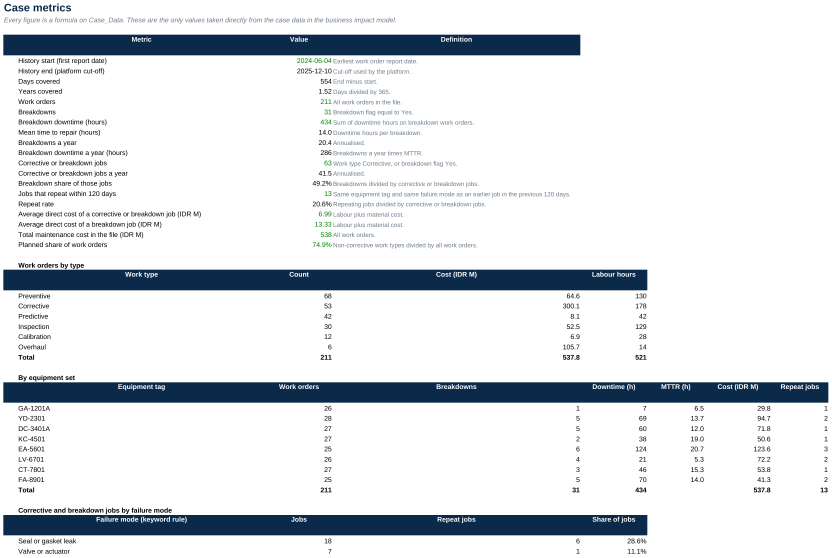
#> input picture finance/img/xf_casemetrics.png, 2495 x 1672 px, given in place of xf_summary.png, which was not available (shown at 1/3 size)
$ python xl_shots.py img/xf_casemetrics.png
#> lines starting #> are read from the running program, lines starting #| are printed output that depends on the picture
"""Excel screenshots for the report: LibreOffice renders the workbook, pages are cropped to the figures used in the report."""
import os, subprocess, sys
from pypdf import PdfReader
from PIL import Image, ImageChops
HERE = os.path.dirname(os.path.abspath(__file__)); TMP = "/tmp/claude-0/t/xl2"; os.makedirs(TMP, exist_ok=True)
XLSX = os.path.join(HERE, "Business_Impact_Financial_Model.xlsx"); IMG = os.path.join(HERE, "img")
def main():
    for f in os.listdir(TMP): os.remove(os.path.join(TMP, f))
    subprocess.run(["soffice", "-env:UserInstallation=file:///tmp/claude-0/t/lo_profile3", "--headless", "--convert-to", "pdf", "--outdir", TMP, XLSX], check=True, capture_output=True, timeout=300)
#> (this line was passed over: subprocess is not available in this run)
#> (the call stopped at in main, `pdf = os.path.join(TMP, "Business_Impact_Financial_Model.pdf"); r = Pd..`: pypdf is not available in this run)
    pdf = os.path.join(TMP, "Business_Impact_Financial_Model.pdf"); r = PdfReader(pdf)
    keys = {"summary": "Summary of results", "inputs": "All drivers with pessimistic", "casemetrics": "Every figure is a formula on Case_Data", "downtime": "Replaces the earlier flat assumption", "levers": "Annual value of one unit at 100%", "costs": "One-off cost shared by all units, one-off cost for each unit",
            "cf3": "Cash flow and returns: 3 units", "comp": "Alternatives and positioning", "risks": "Risk register with financial impact", "recon": "Reconciliation to the earlier", "sens": "Sensitivity analysis (3 units", "mc": "Monte Carlo simulation", "market": "Market analysis: Indonesian"}
    pages = {}
    for i, p in enumerate(r.pages):
        t = p.extract_text() or ""
        for k, s in keys.items():
            if k not in pages and s in t: pages[k] = i + 1
    print(pages)
    for k, p in pages.items():
        subprocess.run(["pdftoppm", "-png", "-r", "230", "-f", str(p), "-l", str(p), "-singlefile", pdf, os.path.join(TMP, "x_" + k)], check=True)
        im = Image.open(os.path.join(TMP, "x_" + k + ".png")).convert("RGB"); bbox = ImageChops.difference(im, Image.new("RGB", im.size, (255, 255, 255))).getbbox()
        im = im.crop((max(0, bbox[0] - 10), max(0, bbox[1] - 10), bbox[2] + 10, bbox[3] + 10)); im.save(os.path.join(IMG, "xf_" + k + ".png"))
CROPS = {"summary": (0, 0, 0.53, 0.34), "inputs": (0, 0, 0.62, 0.42), "casemetrics": (0, 0, 0.71, 0.40), "downtime": (0, 0, 0.76, 0.445), "levers": (0, 0, 1, 1), "costs": (0, 0, 1, 0.83),
         "cf3": (0, 0, 1, 0.97), "comp": (0, 0, 1, 0.64), "risks": (0, 0, 0.505, 1), "recon": (0, 0, 1, 1)}
def crops():
    for k, b in CROPS.items():
        im = Image.open(os.path.join(IMG, "xf_" + k + ".png")); W, H = im.size
#> in crops, im is the input picture: PIL image 2495x1672 RGB; mean R, G, B 222.9, 226.7, 230.5
#> after `W, H = im.size`: W = 2495; H = 1672
        im.crop((int(b[0] * W), int(b[1] * H), int(b[2] * W), int(b[3] * H))).save(os.path.join(IMG, "s_" + k + ".png"))
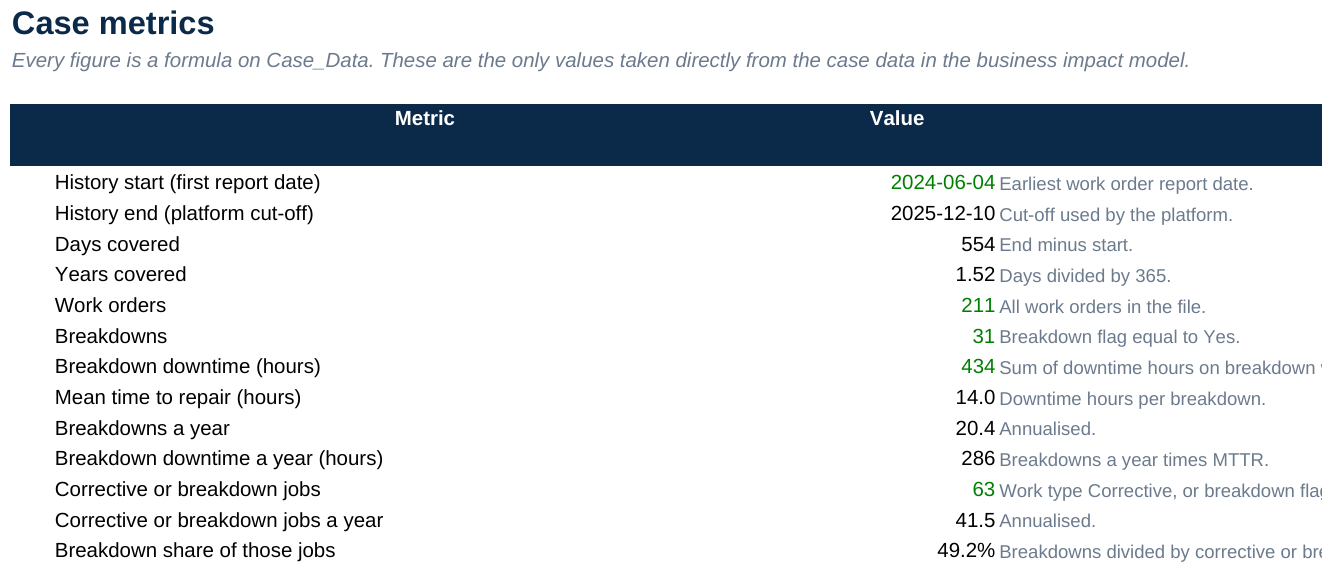
#> saved as s_summary.png: PIL image 1322x568 RGB; mean R, G, B 220.2, 224.1, 227.8
#> pass 2 of the loop in crops, `for k, b in CROPS.items():`:
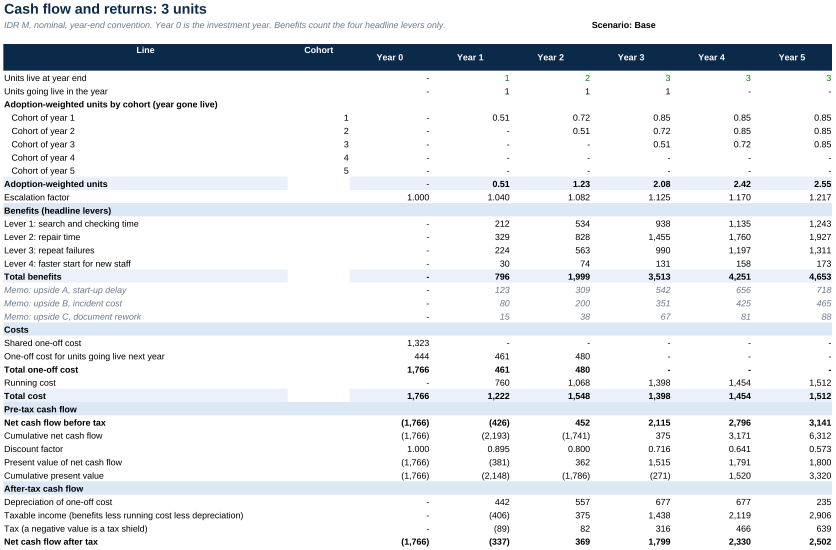
#> input picture finance/img/xf_cf3.png, 2506 x 1650 px, given in place of xf_inputs.png, which was not available (shown at 1/3 size)
#> in crops, im is the input picture: PIL image 2506x1650 RGB; mean R, G, B 231.7, 234.9, 238.4
#> in crops, `im.crop((int(b[0] * W), int(b[1] * H), int(b[2] * W), int(b[3] * H)))...`:
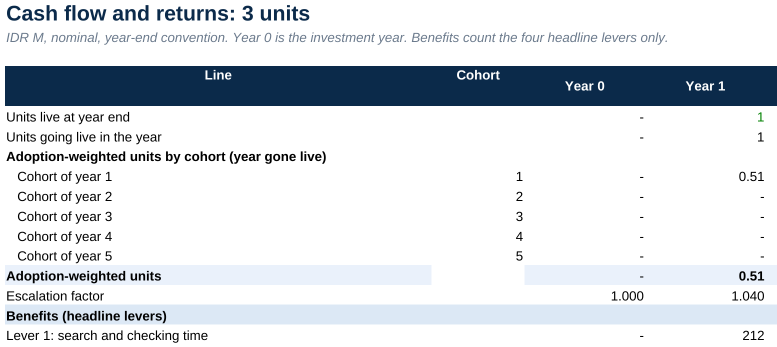
#> saved as s_inputs.png: PIL image 1553x693 RGB (shown at 1/2 size); mean R, G, B 216.8, 221.6, 226.7
if __name__ == "__main__":
    if "--crop" not in sys.argv: main()
#> (the run stopped early here; a loop or call above may not have finished)
